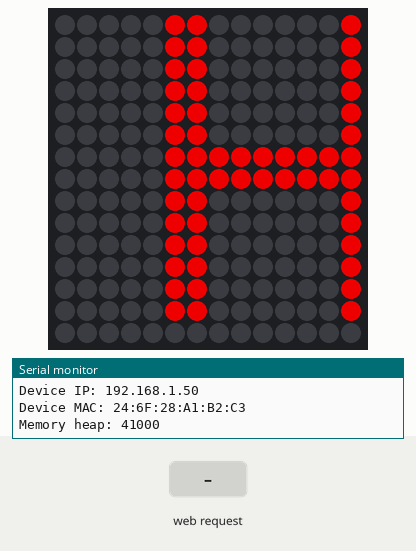
The sketch below on a simulated ESP32. Shown: 14×15 RGB LED matrix (first LED top left, wired row by row), the last lines printed to the serial monitor. The test bench sets the inputs (shaded band). WiFi joins after 1.5 s; servers stay silent unless stated; not simulated (calls return 0 or success): secrets.h.

Above: at 2.77 s.
2.8 s: HTTP request GET / received
At 2.9 s:
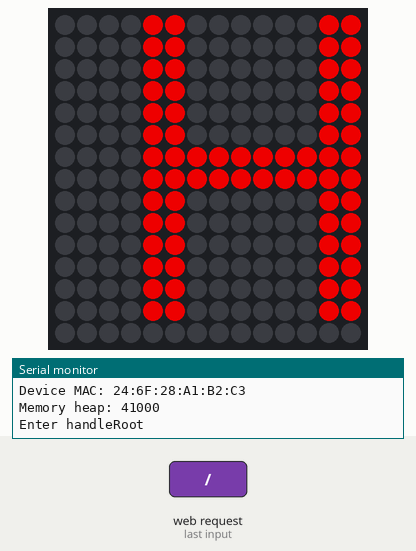
At 26.75 s:
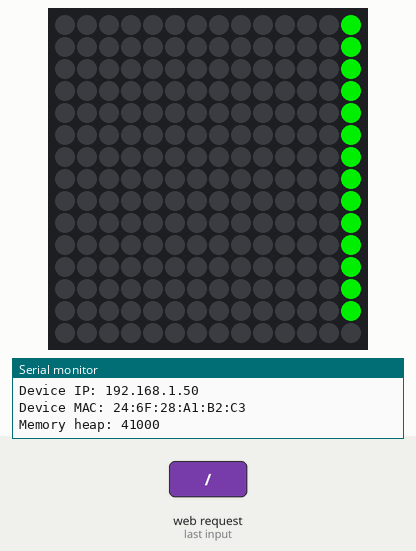

The sketch:

firmware.ino
```cpp
// Partially adapted from https://github.com/bbx10/WebServer_tng/blob/master/examples/AdvancedWebServer/AdvancedWebServer.ino

#include <FastLED.h>
#include <FastLED_NeoMatrix.h>

#ifdef ESP8266
#include <ESP8266WebServer.h>
#include <ESP8266WiFi.h>
#include <ESP8266mDNS.h>
#include <WiFiClient.h>
ESP8266WebServer server(80);
#else
#include <ESPmDNS.h>
#include <WebServer.h>
#include <WiFi.h>
#include <WiFiClient.h>
WebServer server(80);
#endif

#include "secrets.h"

#define PIN 2

// Neomatrix configuration
#define MATRIX_TILE_WIDTH 14  // width of each individual matrix tile
#define MATRIX_TILE_HEIGHT 15 // height of each individual matrix tile
#define MATRIX_TILE_H 1      // number of matrices arranged horizontally
#define MATRIX_TILE_V 1      // number of matrices arranged vertically
#define mw (MATRIX_TILE_WIDTH * MATRIX_TILE_H)
#define mh (MATRIX_TILE_HEIGHT * MATRIX_TILE_V)
#define NUMMATRIX (mw * mh)

int x = mw;
int pass = 0;
char text[64] = "HACK THE OFFICE";
int  pixelPerChar = 3;
int  maxDisplacement;

uint8_t matrix_brightness = 200;
CRGB matrixleds[NUMMATRIX];
FastLED_NeoMatrix *matrix = new FastLED_NeoMatrix(
    matrixleds, MATRIX_TILE_WIDTH,
    MATRIX_TILE_HEIGHT,
    MATRIX_TILE_H,
    MATRIX_TILE_V,
    NEO_MATRIX_BOTTOM + NEO_MATRIX_RIGHT + NEO_MATRIX_COLUMNS + NEO_MATRIX_ZIGZAG + NEO_TILE_TOP + NEO_TILE_LEFT + NEO_TILE_ZIGZAG);

const uint16_t colors[] = {
  matrix->Color(255, 0, 0),
  matrix->Color(0, 255, 0),
  matrix->Color(0, 0, 255)
};

void setup() {
  Serial.begin(115200);

  FastLED.addLeds<NEOPIXEL, PIN>(matrixleds, NUMMATRIX);
  matrix->begin();
  matrix->setTextWrap(false);
  matrix->setBrightness(matrix_brightness);
  matrix->setTextColor(colors[0]);

  maxDisplacement = strlen(text) * pixelPerChar + (matrix->width() * 3);

  WiFi.begin(ssid, password);
  while (WiFi.status() != WL_CONNECTED) {
    delay(500);
    Serial.print(".");
  }

#ifdef ESP8266
  if (MDNS.begin("esp8266")) {
#else
  if (MDNS.begin("esp32")) {
#endif
    Serial.println("MDNS responder started");
  }

  server.on("/", handleRoot);
  server.onNotFound(handleNotFound);

  const char *headerkeys[] = { "text" };
  size_t headerkeyssize = sizeof(headerkeys) / sizeof(char *);
  server.collectHeaders(headerkeys, headerkeyssize);

  server.begin();
  Serial.println("HTTP server started");
}

void loop() {
  logDeviceData();

  server.handleClient();

  displayText(text);

  delay(125);
}

void handleRoot() {
  Serial.println("Enter handleRoot");
  String header;
  String content = "Successfully connected to device. ";
  if (server.hasHeader("text")) {
    content += "Scrolling text changed to: " + server.header("text");

    server.header("text").toCharArray(text, 64);
  } else {
    content += "No \"text\" header found, scrolling text has not been updated.";
  }
  server.send(200, "text/html", content);
}

void displayText(String text) {
  matrix->fillScreen(0);
  matrix->setCursor(x, 0);
  matrix->setTextSize(2.1);
  matrix->print(text);

  // https://community.particle.io/t/neomatrix-not-displaying-full-text-solved/9588/2
//  int computedMaxDisplacement = -(maxDisplacement * 3)
  if (--x < -(maxDisplacement * 2)) {
    x = matrix->width();
    if (++pass >= 3)
      pass = 0;
    matrix->setTextColor(colors[pass]);
  }
  matrix->show();
}

void logDeviceData() {
  Serial.print("Device IP: ");
  Serial.println(WiFi.localIP());

  Serial.print("Device MAC: ");
  Serial.println(WiFi.macAddress());

  Serial.print("Memory heap: ");
  Serial.println(ESP.getFreeHeap());
}

void handleNotFound() {
  String message = "File Not Found\n\n";
  message += "URI: ";
  message += server.uri();
  message += "\nMethod: ";
  message += (server.method() == HTTP_GET) ? "GET" : "POST";
  message += "\nArguments: ";
  message += server.args();
  message += "\n";

  for (uint8_t i = 0; i < server.args(); i++) {
    message += " " + server.argName(i) + ": " + server.arg(i) + "\n";
  }

  server.send(404, "text/plain", message);
}
```
